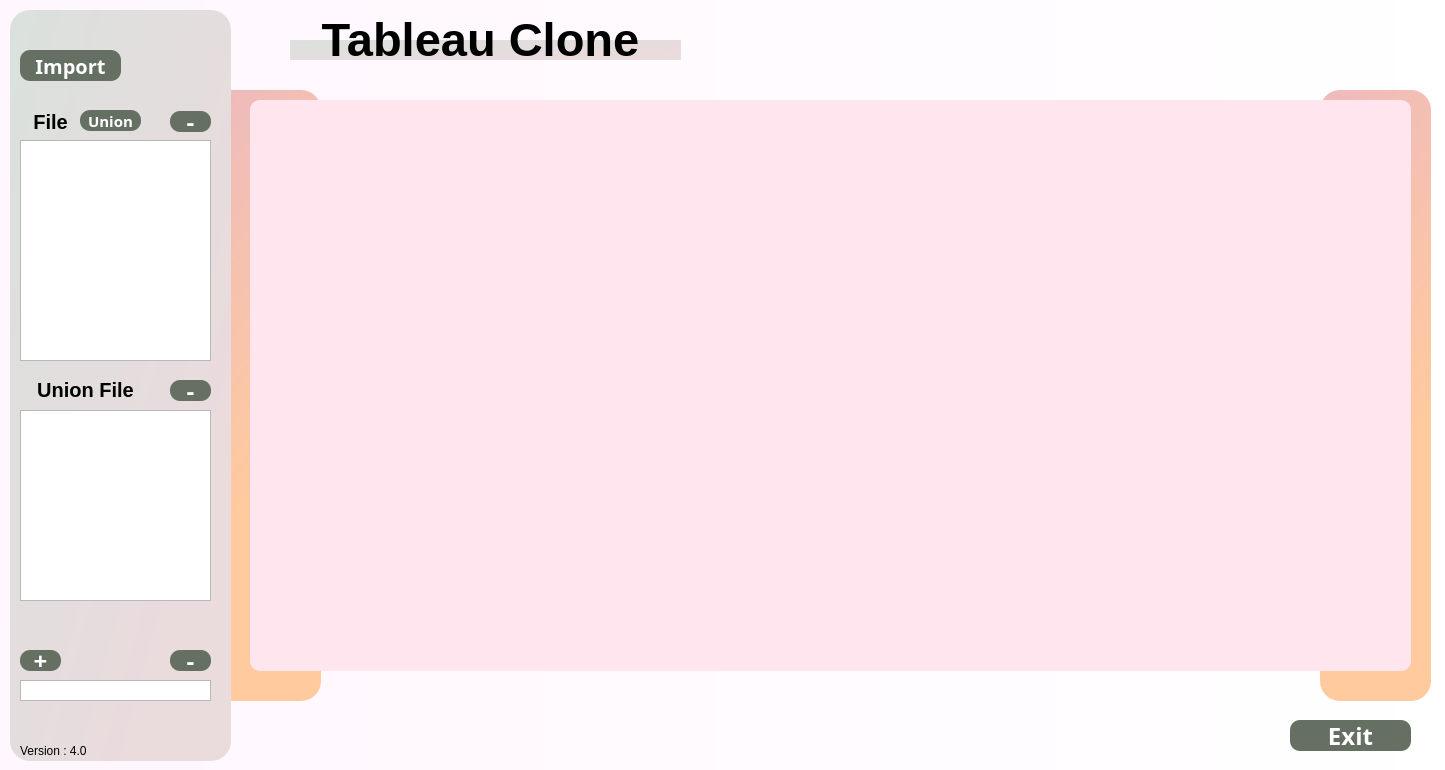
<?xml version="1.0" encoding="UTF-8"?>
<ui version="4.0">
 <class>Form</class>
 <widget class="QWidget" name="Form">
  <property name="geometry">
   <rect>
    <x>0</x>
    <y>0</y>
    <width>1445</width>
    <height>770</height>
   </rect>
  </property>
  <property name="minimumSize">
   <size>
    <width>1445</width>
    <height>770</height>
   </size>
  </property>
  <property name="maximumSize">
   <size>
    <width>1445</width>
    <height>770</height>
   </size>
  </property>
  <property name="windowTitle">
   <string>Form</string>
  </property>
  <widget class="QLabel" name="bg_2">
   <property name="geometry">
    <rect>
     <x>-50</x>
     <y>-10</y>
     <width>1531</width>
     <height>841</height>
    </rect>
   </property>
   <property name="minimumSize">
    <size>
     <width>861</width>
     <height>721</height>
    </size>
   </property>
   <property name="font">
    <font>
     <weight>75</weight>
     <bold>true</bold>
    </font>
   </property>
   <property name="styleSheet">
    <string notr="true">background :qlineargradient(spread:pad, x1:0, y1:0, x2:1, y2:0, stop:0 rgba(255, 246, 254, 255), stop:1 rgba(255, 255, 255, 255));border-radius : 20;</string>
   </property>
   <property name="text">
    <string/>
   </property>
  </widget>
  <widget class="QPushButton" name="Import_bt">
   <property name="geometry">
    <rect>
     <x>20</x>
     <y>50</y>
     <width>101</width>
     <height>31</height>
    </rect>
   </property>
   <property name="font">
    <font>
     <family>OCR A Extended</family>
     <pointsize>15</pointsize>
     <weight>75</weight>
     <bold>true</bold>
    </font>
   </property>
   <property name="styleSheet">
    <string notr="true">QPushButton{
background-color:rgb(102, 112, 98);
border-radius : 10px;
color:white}</string>
   </property>
   <property name="text">
    <string>Import</string>
   </property>
  </widget>
  <widget class="QTableView" name="tableView">
   <property name="geometry">
    <rect>
     <x>250</x>
     <y>100</y>
     <width>1161</width>
     <height>571</height>
    </rect>
   </property>
   <property name="maximumSize">
    <size>
     <width>16777215</width>
     <height>16777215</height>
    </size>
   </property>
   <property name="styleSheet">
    <string notr="true">background :rgb(255, 229, 237) ;border-radius : 10;
</string>
   </property>
  </widget>
  <widget class="QLabel" name="label_login">
   <property name="geometry">
    <rect>
     <x>290</x>
     <y>10</y>
     <width>381</width>
     <height>61</height>
    </rect>
   </property>
   <property name="font">
    <font>
     <pointsize>17</pointsize>
    </font>
   </property>
   <property name="whatsThis">
    <string>&lt;html&gt;&lt;head/&gt;&lt;body&gt;&lt;p&gt;&lt;span style=&quot; font-size:10pt;&quot;&gt;LOGIN&lt;/span&gt;&lt;/p&gt;&lt;p&gt;&lt;br/&gt;&lt;/p&gt;&lt;/body&gt;&lt;/html&gt;</string>
   </property>
   <property name="text">
    <string>&lt;html&gt;&lt;head/&gt;&lt;body&gt;&lt;p align=&quot;center&quot;&gt;&lt;span style=&quot; font-family:'OCR A Extended'; font-size:35pt; font-weight:600;&quot;&gt;Tableau Clone&lt;/span&gt;&lt;/p&gt;&lt;/body&gt;&lt;/html&gt;</string>
   </property>
  </widget>
  <widget class="QPushButton" name="Ex_bt">
   <property name="geometry">
    <rect>
     <x>1290</x>
     <y>720</y>
     <width>121</width>
     <height>31</height>
    </rect>
   </property>
   <property name="font">
    <font>
     <family>OCR A Extended</family>
     <pointsize>18</pointsize>
     <weight>75</weight>
     <bold>true</bold>
    </font>
   </property>
   <property name="styleSheet">
    <string notr="true">QPushButton{
background-color:rgb(102, 112, 98);
border-radius : 10px;
color:white}</string>
   </property>
   <property name="text">
    <string>Exit</string>
   </property>
  </widget>
  <widget class="QPushButton" name="add_bt">
   <property name="geometry">
    <rect>
     <x>20</x>
     <y>650</y>
     <width>41</width>
     <height>21</height>
    </rect>
   </property>
   <property name="font">
    <font>
     <family>OCR A Extended</family>
     <pointsize>18</pointsize>
     <weight>75</weight>
     <bold>true</bold>
    </font>
   </property>
   <property name="styleSheet">
    <string notr="true">QPushButton{
background-color:rgb(102, 112, 98);
border-radius : 10px;
color:white}</string>
   </property>
   <property name="text">
    <string>+</string>
   </property>
  </widget>
  <widget class="QLabel" name="label">
   <property name="geometry">
    <rect>
     <x>20</x>
     <y>740</y>
     <width>71</width>
     <height>21</height>
    </rect>
   </property>
   <property name="text">
    <string>Version : 4.0 </string>
   </property>
  </widget>
  <widget class="QListWidget" name="list_sheet">
   <property name="geometry">
    <rect>
     <x>20</x>
     <y>680</y>
     <width>191</width>
     <height>21</height>
    </rect>
   </property>
   <property name="font">
    <font>
     <family>Tw Cen MT Condensed</family>
     <pointsize>14</pointsize>
     <weight>50</weight>
     <bold>false</bold>
    </font>
   </property>
  </widget>
  <widget class="QPushButton" name="del_bt">
   <property name="geometry">
    <rect>
     <x>170</x>
     <y>650</y>
     <width>41</width>
     <height>21</height>
    </rect>
   </property>
   <property name="font">
    <font>
     <family>OCR A Extended</family>
     <pointsize>18</pointsize>
     <weight>75</weight>
     <bold>true</bold>
    </font>
   </property>
   <property name="styleSheet">
    <string notr="true">QPushButton{
background-color:rgb(102, 112, 98);
border-radius : 10px;
color:white}</string>
   </property>
   <property name="text">
    <string>-</string>
   </property>
  </widget>
  <widget class="QListWidget" name="list_union">
   <property name="geometry">
    <rect>
     <x>20</x>
     <y>410</y>
     <width>191</width>
     <height>191</height>
    </rect>
   </property>
   <property name="font">
    <font>
     <family>Tw Cen MT Condensed</family>
     <pointsize>14</pointsize>
     <weight>50</weight>
     <bold>false</bold>
    </font>
   </property>
  </widget>
  <widget class="QListWidget" name="list_file">
   <property name="geometry">
    <rect>
     <x>20</x>
     <y>140</y>
     <width>191</width>
     <height>221</height>
    </rect>
   </property>
   <property name="font">
    <font>
     <family>Tw Cen MT Condensed</family>
     <pointsize>14</pointsize>
     <weight>50</weight>
     <bold>false</bold>
    </font>
   </property>
  </widget>
  <widget class="QLabel" name="bg_3">
   <property name="geometry">
    <rect>
     <x>210</x>
     <y>90</y>
     <width>111</width>
     <height>611</height>
    </rect>
   </property>
   <property name="font">
    <font>
     <weight>75</weight>
     <bold>true</bold>
    </font>
   </property>
   <property name="styleSheet">
    <string notr="true">background :qlineargradient(spread:pad, x1:0.420091, y1:0.988, x2:0.198636, y2:0, stop:0.3125 rgba(255, 202, 158, 255), stop:1 rgba(239, 187, 187, 255));border-radius : 20;</string>
   </property>
   <property name="text">
    <string/>
   </property>
  </widget>
  <widget class="QLabel" name="bg_4">
   <property name="geometry">
    <rect>
     <x>10</x>
     <y>10</y>
     <width>221</width>
     <height>751</height>
    </rect>
   </property>
   <property name="font">
    <font>
     <weight>75</weight>
     <bold>true</bold>
    </font>
   </property>
   <property name="styleSheet">
    <string notr="true">background :qlineargradient(spread:pad, x1:0, y1:0, x2:0.784091, y2:0.733, stop:0 rgba(218, 225, 221, 255), stop:1 rgba(234, 219, 221, 255));border-radius : 20;</string>
   </property>
   <property name="text">
    <string/>
   </property>
  </widget>
  <widget class="QLabel" name="bg_5">
   <property name="geometry">
    <rect>
     <x>290</x>
     <y>40</y>
     <width>391</width>
     <height>20</height>
    </rect>
   </property>
   <property name="font">
    <font>
     <weight>75</weight>
     <bold>true</bold>
    </font>
   </property>
   <property name="styleSheet">
    <string notr="true">background :qlineargradient(spread:pad, x1:0, y1:0, x2:0.784091, y2:0.733, stop:0 rgba(218, 225, 221, 255), stop:1 rgba(234, 219, 221, 255));border-radius : 1;</string>
   </property>
   <property name="text">
    <string/>
   </property>
  </widget>
  <widget class="QLabel" name="bg_6">
   <property name="geometry">
    <rect>
     <x>1320</x>
     <y>90</y>
     <width>111</width>
     <height>611</height>
    </rect>
   </property>
   <property name="font">
    <font>
     <weight>75</weight>
     <bold>true</bold>
    </font>
   </property>
   <property name="styleSheet">
    <string notr="true">background :qlineargradient(spread:pad, x1:0.420091, y1:0.988, x2:0.198636, y2:0, stop:0.3125 rgba(255, 202, 158, 255), stop:1 rgba(239, 187, 187, 255));border-radius : 20;</string>
   </property>
   <property name="text">
    <string/>
   </property>
  </widget>
  <widget class="QLabel" name="label_login_2">
   <property name="geometry">
    <rect>
     <x>20</x>
     <y>110</y>
     <width>61</width>
     <height>21</height>
    </rect>
   </property>
   <property name="font">
    <font>
     <pointsize>16</pointsize>
    </font>
   </property>
   <property name="whatsThis">
    <string>&lt;html&gt;&lt;head/&gt;&lt;body&gt;&lt;p&gt;&lt;span style=&quot; font-size:10pt;&quot;&gt;LOGIN&lt;/span&gt;&lt;/p&gt;&lt;p&gt;&lt;br/&gt;&lt;/p&gt;&lt;/body&gt;&lt;/html&gt;</string>
   </property>
   <property name="text">
    <string>&lt;html&gt;&lt;head/&gt;&lt;body&gt;&lt;p align=&quot;center&quot;&gt;&lt;span style=&quot; font-family:'OCR A Extended'; font-size:15pt; font-weight:600;&quot;&gt;File&lt;/span&gt;&lt;/p&gt;&lt;/body&gt;&lt;/html&gt;</string>
   </property>
  </widget>
  <widget class="QLabel" name="label_login_3">
   <property name="geometry">
    <rect>
     <x>10</x>
     <y>370</y>
     <width>151</width>
     <height>41</height>
    </rect>
   </property>
   <property name="font">
    <font>
     <pointsize>16</pointsize>
    </font>
   </property>
   <property name="whatsThis">
    <string>&lt;html&gt;&lt;head/&gt;&lt;body&gt;&lt;p&gt;&lt;span style=&quot; font-size:10pt;&quot;&gt;LOGIN&lt;/span&gt;&lt;/p&gt;&lt;p&gt;&lt;br/&gt;&lt;/p&gt;&lt;/body&gt;&lt;/html&gt;</string>
   </property>
   <property name="text">
    <string>&lt;html&gt;&lt;head/&gt;&lt;body&gt;&lt;p align=&quot;center&quot;&gt;&lt;span style=&quot; font-family:'OCR A Extended'; font-size:15pt; font-weight:600;&quot;&gt;Union File&lt;/span&gt;&lt;/p&gt;&lt;/body&gt;&lt;/html&gt;</string>
   </property>
  </widget>
  <widget class="QPushButton" name="union_bt">
   <property name="geometry">
    <rect>
     <x>80</x>
     <y>110</y>
     <width>61</width>
     <height>21</height>
    </rect>
   </property>
   <property name="font">
    <font>
     <family>OCR A Extended</family>
     <pointsize>11</pointsize>
     <weight>75</weight>
     <bold>true</bold>
    </font>
   </property>
   <property name="styleSheet">
    <string notr="true">QPushButton{
background-color:rgb(102, 112, 98);
border-radius : 10px;
color:white}</string>
   </property>
   <property name="text">
    <string>Union</string>
   </property>
  </widget>
  <widget class="QPushButton" name="del_file_bt">
   <property name="geometry">
    <rect>
     <x>170</x>
     <y>111</y>
     <width>41</width>
     <height>21</height>
    </rect>
   </property>
   <property name="font">
    <font>
     <family>OCR A Extended</family>
     <pointsize>18</pointsize>
     <weight>75</weight>
     <bold>true</bold>
    </font>
   </property>
   <property name="styleSheet">
    <string notr="true">QPushButton{
background-color:rgb(102, 112, 98);
border-radius : 10px;
color:white}</string>
   </property>
   <property name="text">
    <string>-</string>
   </property>
  </widget>
  <widget class="QPushButton" name="del_union_bt">
   <property name="geometry">
    <rect>
     <x>170</x>
     <y>380</y>
     <width>41</width>
     <height>21</height>
    </rect>
   </property>
   <property name="font">
    <font>
     <family>OCR A Extended</family>
     <pointsize>18</pointsize>
     <weight>75</weight>
     <bold>true</bold>
    </font>
   </property>
   <property name="styleSheet">
    <string notr="true">QPushButton{
background-color:rgb(102, 112, 98);
border-radius : 10px;
color:white}</string>
   </property>
   <property name="text">
    <string>-</string>
   </property>
  </widget>
  <zorder>bg_2</zorder>
  <zorder>bg_6</zorder>
  <zorder>bg_3</zorder>
  <zorder>bg_4</zorder>
  <zorder>Import_bt</zorder>
  <zorder>tableView</zorder>
  <zorder>Ex_bt</zorder>
  <zorder>add_bt</zorder>
  <zorder>label</zorder>
  <zorder>list_sheet</zorder>
  <zorder>del_bt</zorder>
  <zorder>list_union</zorder>
  <zorder>list_file</zorder>
  <zorder>bg_5</zorder>
  <zorder>label_login</zorder>
  <zorder>label_login_2</zorder>
  <zorder>label_login_3</zorder>
  <zorder>union_bt</zorder>
  <zorder>del_file_bt</zorder>
  <zorder>del_union_bt</zorder>
 </widget>
 <resources/>
 <connections/>
</ui>
